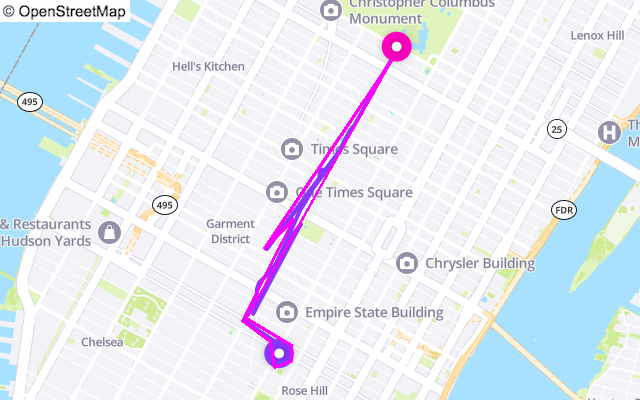
#> input picture debug_image.png, 640 x 400 px
$ python -i route_ingestor.py   (imports and definitions only)
#> lines starting #> are read from the running program, lines starting #| are printed output that depends on the picture; after the words box and inside, x2 and y2 are one past the last pixel; in counts of white or black regions, pixels touching at a corner belong together
import cv2
import numpy as np
import argparse

class Route:
    def __init__(self, route_coords, end_point):
        self.route_coords = route_coords
        self.end_point = end_point
        self.start_point = max(route_coords, key=lambda p: (p[0] - end_point[0])**2 + (p[1] - end_point[1])**2)

    def __str__(self):
        return f"Route(route_coords={self.route_coords[:5]}..., start_point={self.start_point}, end_point={self.end_point})"

def extract_route(image_path):
#> called with image_path = '../debug_image.png'
    img = cv2.imread(image_path)
#> img is the input picture: shape (400, 640, 3); mean B, G, R 243, 234.7, 228.8

    # Convert to HSV color space
    hsv = cv2.cvtColor(img, cv2.COLOR_BGR2HSV)
#> hsv: shape (400, 640, 3); mean H, S, V 84.8, 25, 246.9

    # Define color ranges in HSV
    lower_purple = np.array([130,50,50])
    upper_purple = np.array([170,255,255])
    lower_pink = np.array([145,50,50])
    upper_pink = np.array([175,255,255])

    # Create masks
    purple_mask = cv2.inRange(hsv, lower_purple, upper_purple)
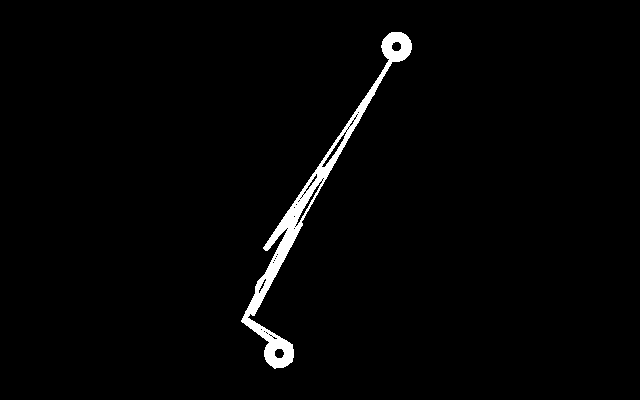
#> purple_mask: shape (400, 640); 1.9% white; 1 white region, box (x1, y1, x2, y2) and area: (241, 32, 412, 369) 4829
    pink_mask = cv2.inRange(hsv, lower_pink, upper_pink)
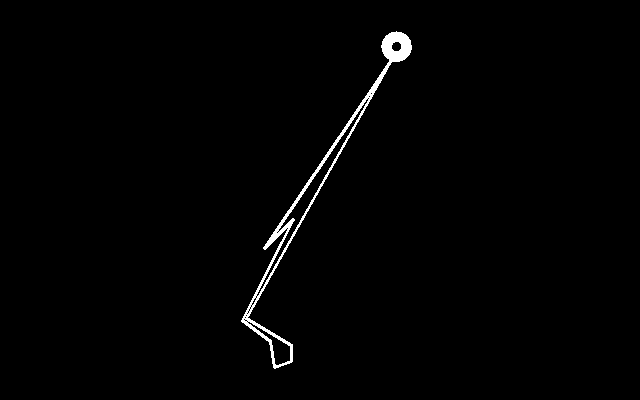
#> pink_mask: shape (400, 640); 1.1% white; 1 white region

    # Find contours
    purple_contours, _ = cv2.findContours(purple_mask, cv2.RETR_EXTERNAL, cv2.CHAIN_APPROX_SIMPLE)
#> purple_contours = 1 contour; box (x1, y1, x2, y2) and area: (241, 32, 412, 369) 4910
    pink_contours, _ = cv2.findContours(pink_mask, cv2.RETR_EXTERNAL, cv2.CHAIN_APPROX_SIMPLE)
#> pink_contours = 1 contour; box (x1, y1, x2, y2) and area: (241, 31, 412, 369) 4319

    def find_circular_point(contours):
        for contour in sorted(contours, key=cv2.contourArea, reverse=True):
            # Compute circularity
            area = cv2.contourArea(contour)
            perimeter = cv2.arcLength(contour, True)
            if perimeter == 0:
                continue
            circularity = 4 * np.pi * (area / (perimeter * perimeter))

            # If the contour is sufficiently circular
            if circularity > 0.8:  # You might need to adjust this threshold
                (x, y), radius = cv2.minEnclosingCircle(contour)
                return (int(x), int(y))
#> this loop made 1 pass
#> (area, perimeter, circularity) on pass 1: (4319, 955.8, 0.0594)
        return None

    # Find end (pink) point
    end_point = find_circular_point(pink_contours)

    # Find the route (the largest purple contour that's not circular)
    route_contour = max(purple_contours, key=cv2.contourArea)
#> route_contour = contour of 557 points, box (x1, y1, x2, y2) (241, 32, 412, 369), area 4910
    route_coords = [tuple(point[0]) for point in route_contour]
#> route_coords = 557 pairs, first value 241 to 411, second value 32 to 368

    return Route(route_coords, end_point)
#> in __init__, `self.route_coords = route_coords`: self.route_coords has the same summary as route_coords in extract_route

# [55 lines left out: functions draw_route_ascii, main, not called in this run]

# [2 lines not run here, left out]

#> (the run stopped early here; a loop or call above may not have finished)
